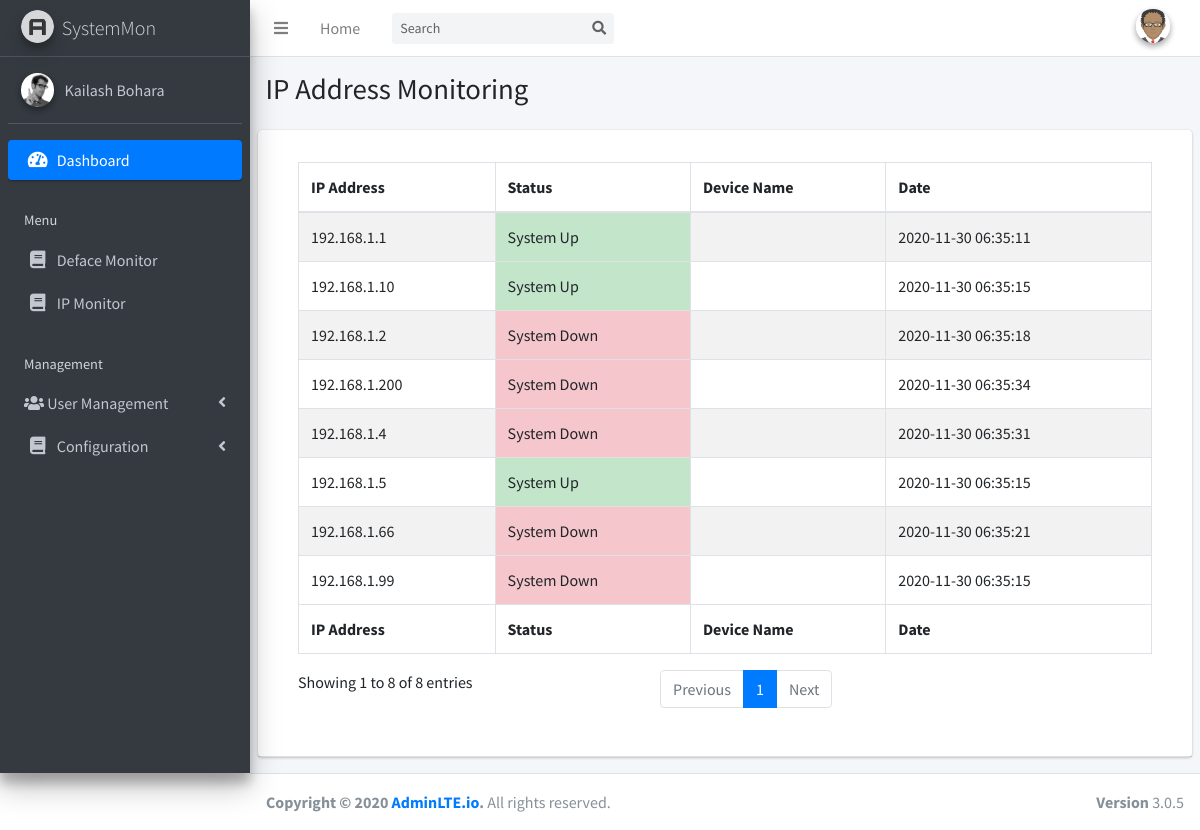
Before: /ipmon.php with the older database file.
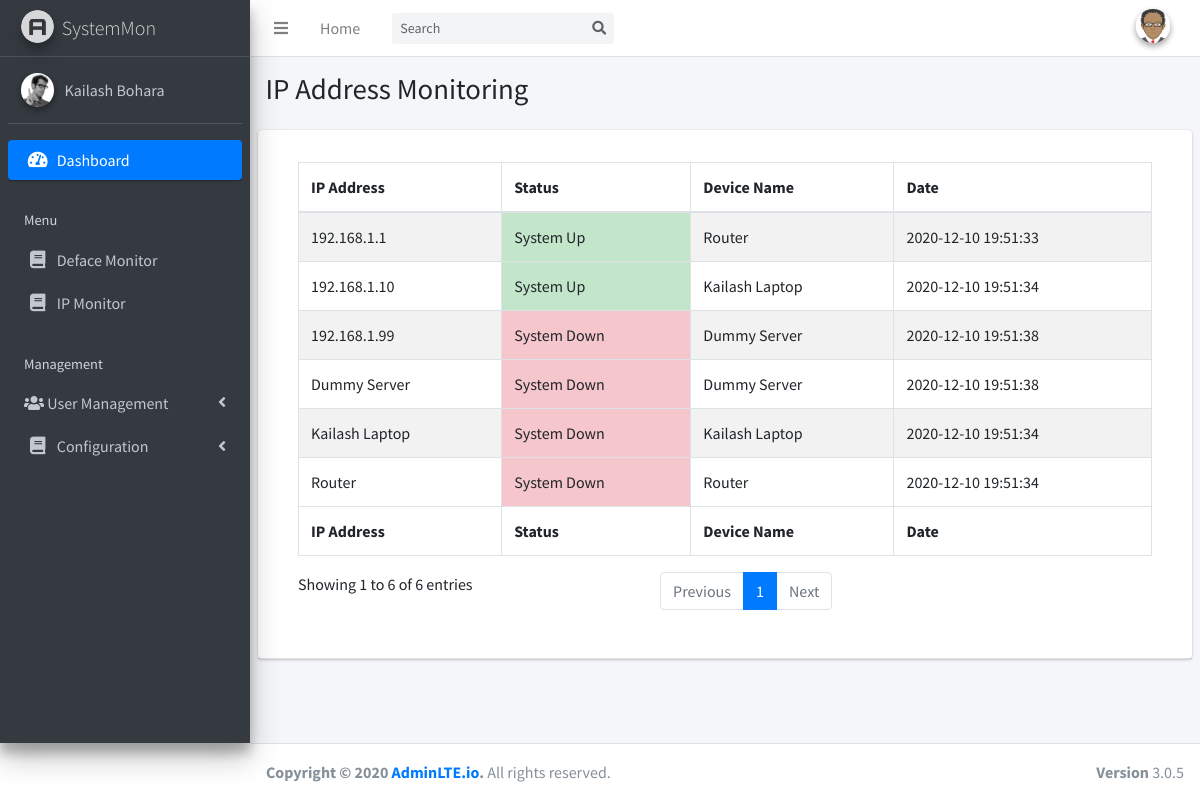
After: the same page with the newer database file.
### tables this page shows
CREATE TABLE `IPstatus` (
  `id` smallint(6) NOT NULL,
  `ip_addr` varchar(15) DEFAULT NULL,
  `status` enum('up','down','n/a') NOT NULL DEFAULT 'n/a',
  `device_name` text NOT NULL,
  `date` timestamp NOT NULL DEFAULT CURRENT_TIMESTAMP
);

### ipmon.php (the view, shortened to what this page needs)
<!DOCTYPE html>
<html>
<head>
  <link rel="stylesheet" href="plugins/fontawesome-free/css/all.min.css">
  <link rel="stylesheet" href="https://code.ionicframework.com/ionicons/2.0.1/css/ionicons.min.css">
  <link rel="stylesheet" href="dist/css/adminlte.min.css">
</head>
<body class="hold-transition sidebar-mini">
<div class="wrapper">
<?php include 'themepart/nav-bar.php'; ?>
<?php include 'themepart/sidebar.php';
?>
  <div class="content-wrapper">
    <section class="content-header">
      <div class="container-fluid">
        <div class="row mb-2">
          <div class="col-sm-6">
            <h1>IP Address Monitoring</h1>
          </div>
        </div>
      </div>
    </section>
    <section class="content">
        <div class="row">
          <div class="col-12">
            <div class="card">
              <div class="card-header">
                <div class="card-body">
               <?php
                $connection= mysqli_connect("localhost","root","","hash_analyzer");
                $query= "SELECT * FROM IPstatus";
                $query_run= mysqli_query($connection,$query);
                ?>
                <table id="example1" class="table table-bordered table-striped">
                  <thead>
                  <tr>
                    <th>IP Address</th>
                    <th>Status</th>
                    <th>Device Name</th>
                    <th>Date</th>
                  </tr>
                  </thead>
                  <tbody>
                    <?php
                    if(mysqli_num_rows($query_run)> 0)
                    {
                      while($row = mysqli_fetch_assoc($query_run))
                      {
                       ?>
                  <tr>
                    <td> <?php echo $row['ip_addr'];?> </td>
                    <?php $status=$row['status'];
                     if($status=='up'){
         echo "<td class='table-success'>"."System Up"."</td>"; }
        else
         echo "<td class='table-danger'>"."System Down"."</td>";;
                    ?>
                    <td> <?php echo $row['device_name'];?> </td>
                    <td> <?php echo $row['date'];?> </td>
                  </tr>
                  <?php
                      }
                    }
                    else {
                      echo "No record found!";
                    }
                    ?>
                  </tbody>
                  <tfoot>
                  <tr>
                    <th>IP Address</th>
                    <th>Status</th>
                     <th>Device Name</th>
                    <th>Date</th>
                  </tr>
                  </tfoot>
                </table>
              </div>
            </div>
              </div>
            </div>
          </div>
        </div>
      </div>
<?php include 'themepart/footer.php'; ?>
</body>
</html>

### themepart/nav-bar.php (shortened to what this page needs)
<nav class="main-header navbar navbar-expand navbar-white navbar-light">
   <ul class="navbar-nav">
     <li class="nav-item">
       <a class="nav-link" data-widget="pushmenu" href="#" role="button"><i class="fas fa-bars"></i></a>
     </li>
     <li class="nav-item d-none d-sm-inline-block">
       <a href="dashboard.php" class="nav-link">Home</a>
     </li>
   </ul>
   <form class="form-inline ml-3">
     <div class="input-group input-group-sm">
       <input class="form-control form-control-navbar" type="search" placeholder="Search" aria-label="Search">
       <div class="input-group-append">
         <button class="btn btn-navbar" type="submit">
           <i class="fas fa-search"></i>
         </button>
       </div>
     </div>
   </form>
   <ul class="navbar-nav ml-auto">
     <li class="nav-item dropdown user-menu">
       <a href="#" class="nav-link dropdown-toggle" data-toggle="dropdown">
         <img src="avatar.png" class="user-image img-circle elevation-2" alt="User Image">
       </a>
     </li>
   </ul>
 </nav>

### themepart/sidebar.php (shortened to what this page needs)
<aside class="main-sidebar sidebar-dark-primary elevation-4">
    <a href="#" class="brand-link">
      <img src="dist/img/AdminLTELogo.png" alt="AdminLTE Logo" class="brand-image img-circle elevation-3"
           style="opacity: .8">
      <span class="brand-text font-weight-light">SystemMon</span>
    </a>
    <div class="sidebar">
      <div class="user-panel mt-3 pb-3 mb-3 d-flex">
        <div class="image">
          <img src="dist/img/user2-160x160.jpg" class="img-circle elevation-2" alt="User Image">
        </div>
        <div class="info">
          <a href="#" class="d-block">Kailash Bohara</a>
        </div>
      </div>
      <nav class="mt-2">
        <ul class="nav nav-pills nav-sidebar flex-column" data-widget="treeview" role="menu" data-accordion="false">
          <li class="nav-item has-treeview menu-open">
            <a href="dashboard.php" class="nav-link active">
              <i class="nav-icon fas fa-tachometer-alt"></i>
              <p>
                Dashboard
              </p>
            </a>
          </li>
          <li class="nav-header">Menu</li>
          <li class="nav-item has-treeview">
            <a href="webmon.php" class="nav-link">
              <i class="nav-icon fas fa-book"></i>
              <p>
                Deface Monitor
              </p>
            </a>
             <li class="nav-item has-treeview">
            <a href="ipmon.php" class="nav-link">
              <i class="nav-icon fas fa-book"></i>
              <p>
                IP Monitor
              </p>
            </a>
          <li class="nav-header">Management</li>
          <li class="nav-item has-treeview">
            <a href="#" class="nav-link">
              <i class="fas fa-users"></i>
              <p>
                User Management
                <i class="fas fa-angle-left right"></i>
              </p>
            </a>
          </li>
          <li class="nav-item has-treeview">
            <a href="#" class="nav-link">
              <i class="nav-icon fas fa-book"></i>
              <p>
                Configuration
                <i class="fas fa-angle-left right"></i>
              </p>
            </a>
          </li>
        </ul>
      </nav>
    </div>
  </aside>

### themepart/footer.php
<footer class="main-footer">
  <div class="float-right d-none d-sm-block">
    <b>Version</b> 3.0.5
  </div>
  <strong>Copyright &copy; 2020 <a href="#">AdminLTE.io</a>.</strong> All rights
  reserved.
</footer>

Changed rows visible on the page:
removed ipstatus: ip_addr "192.168.1.10", status "System Up", date "2020-11-30 06:35:15"
removed ipstatus: ip_addr "192.168.1.4", status "System Down", date "2020-11-30 06:35:31"
removed ipstatus: ip_addr "192.168.1.200", status "System Down", date "2020-11-30 06:35:34"
changed ipstatus (number 1 of 6 on the later page): device_name (not shown) → "Router"; date "2020-11-30 06:35:11" → "2020-12-10 19:51:33"
changed ipstatus (number 2 of 6 on the later page): ip_addr "192.168.1.99" → "Router"; device_name (not shown) → "Router"; date "2020-11-30 06:35:15" → "2020-12-10 19:51:34"
changed ipstatus (number 3 of 6 on the later page): ip_addr "192.168.1.5" → "192.168.1.10"; device_name (not shown) → "Kailash Laptop"; date "2020-11-30 06:35:15" → "2020-12-10 19:51:34"
added ipstatus: ip_addr "Kailash Laptop", status "System Down", device_name "Kailash Laptop", date "2020-12-10 19:51:34"
changed ipstatus (number 5 of 6 on the later page): ip_addr "192.168.1.2" → "192.168.1.99"; device_name (not shown) → "Dummy Server"; date "2020-11-30 06:35:18" → "2020-12-10 19:51:38"
changed ipstatus (number 6 of 6 on the later page): ip_addr "192.168.1.66" → "Dummy Server"; device_name (not shown) → "Dummy Server"; date "2020-11-30 06:35:21" → "2020-12-10 19:51:38"
Other visible differences:
text written by a page script: "Showing 1 to 8 of 8 entries Previous 1 Next" → "Showing 1 to 6 of 6 entries Previous 1 Next"
